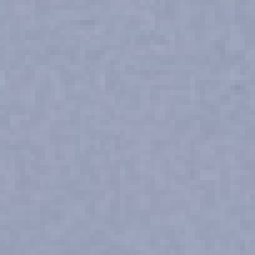
#> input picture kropacek/code/python/utils_py/generator/hist_background_tile.png, 51 x 51 px (shown 5 times larger)
$ python random_image_generator.py   (older library calls are emulated)
#> lines starting #> are read from the running program, lines starting #| are printed output that depends on the picture; after the words box and inside, x2 and y2 are one past the last pixel; in counts of white or black regions, pixels touching at a corner belong together
### kropacek/code/python/utils_py/visualization_utils.py
import cv2
import matplotlib.pyplot as plt
from matplotlib.patches import Patch
from functools import partial
from pathlib import Path

from utils_py.image_utils import segment2mask, contours_morphology, unique_indexes


# [49 lines left out: functions make_legend_elements, show_class_coloring, visualize_img_label, not called in this run]


def tech_show_image(image):
    plt.imshow(image)
    plt.show()


# [62 lines left out: functions show_image, show_legend, not called in this run]


show_image_fine = partial(
    show_image,
    size=10,
    font_size=26)


def show_colors(colors, **kwargs):
    show_image(colors.reshape(1, -1, 3), **kwargs)


# [87 lines left out: functions show_image_list, show_images_alpha, not called in this run]

### kropacek/code/python/utils_py/generator/random_image_generator.py
import cv2

import numpy as np
import skimage
import random

from skimage import morphology

from utils_py.visualization_utils import tech_show_image


def get_target_size():
    return 512, 512


def main():
    print("generator started")
    vg_bg_img, he_bg_img = get_background_images()
#> in get_background_images, bg_img is the input picture: shape (51, 51, 3); mean B, G, R 185, 161.6, 154.3
    vg_plaque_img, vg_plaque_contour, he_plaque_img, he_plaque_contour, plaque_mask, plaque_contour_mask = generate_plaque_images()
#> in generate_plaque_images, `cv2.ellipse(mask, (256, 256), (rwidth, rheight), 0, 0, 360, 255, -1)`:
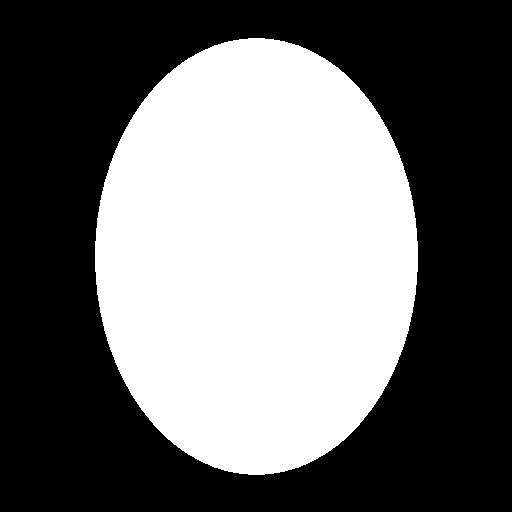
#> mask: shape (512, 512); 42.2% white; 1 white region, box (x1, y1, x2, y2) and area: (95, 38, 418, 475) 110725
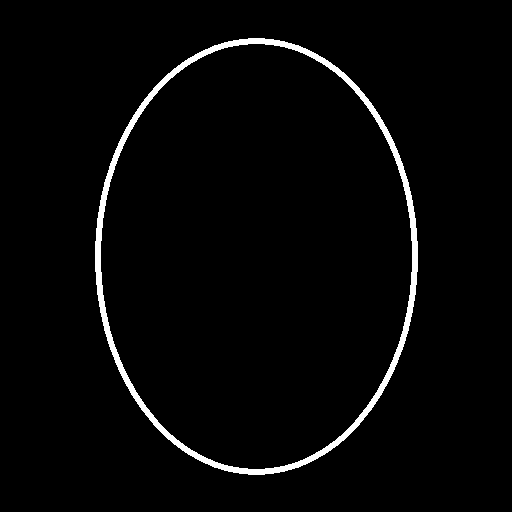
#> plaque_contour_mask: shape (512, 512); 2.6% white; 1 white region, box (x1, y1, x2, y2) and area: (95, 38, 418, 475) 6896
    vg_fibrous_lig_img, he_fibrous_lig_img, fibrous_lig_mask = generate_fibrous_lig_images(plaque_mask)
    vg_atheroma_img, he_atheroma_img, atheroma_mask = generate_atheroma_images(plaque_mask)
    vg_lumen_img, he_lumen_img, lumen_mask = generate_lumen_images(vg_bg_img, he_bg_img, plaque_mask)

    calc_img, calc_mask = generate_calcification(plaque_mask)

    vg_img, vg_mask = combine(vg_bg_img, vg_plaque_img, plaque_mask, vg_fibrous_lig_img, fibrous_lig_mask,
                              vg_atheroma_img, atheroma_mask, vg_lumen_img, lumen_mask, vg_plaque_contour,
                              plaque_contour_mask)

    he_img, he_mask = combine_vg(he_bg_img, he_plaque_img, plaque_mask, he_fibrous_lig_img, fibrous_lig_mask,
                     he_atheroma_img, atheroma_mask, he_lumen_img, lumen_mask, he_plaque_contour,
                     plaque_contour_mask, calc_img, calc_mask)

    tech_show_image(smoothen(vg_img, 3))
    tech_show_image(vg_mask)
    tech_show_image(smoothen(he_img, 3))
    tech_show_image(he_mask)
    print("generator finished")


def combine_vg(bg_img, plaque_img, plaque_mask, fibrous_lig_img, fibrous_lig_mask, atheroma_img, atheroma_mask,
                  lumen_img, lumen_mask, plaque_contour, plaque_contour_mask, calc_img, calc_mask):
    bg_img[plaque_mask == 255] = plaque_img[plaque_mask == 255]
    bg_img[fibrous_lig_mask == 255] = fibrous_lig_img[fibrous_lig_mask == 255]
    bg_img[atheroma_mask == 255] = atheroma_img[atheroma_mask == 255]
    bg_img[calc_mask == 255] = calc_img[calc_mask == 255]
    bg_img[lumen_mask == 255] = lumen_img[lumen_mask == 255]
    bg_img[plaque_contour_mask == 255] = plaque_contour[plaque_contour_mask == 255]

    fibrous_lig_mask, atheroma_mask, lumen_mask, calc_mask = \
        apply_masks_deformation(fibrous_lig_mask, atheroma_mask, lumen_mask, calc_mask)

    mask = plaque_mask.copy()
    mask[mask == 255] = 1
    mask[(fibrous_lig_mask == 255) & (plaque_mask == 255)] = 2
    mask[(atheroma_mask == 255) & (plaque_mask == 255)] = 3
    mask[(calc_mask == 255) & (plaque_mask == 255)] = 4
    mask[(lumen_mask == 255) & (plaque_mask == 255)] = 5
    mask[plaque_contour_mask == 255] = 1

    return bg_img, mask


def combine(bg_img, plaque_img, plaque_mask, fibrous_lig_img, fibrous_lig_mask, atheroma_img, atheroma_mask,
                  lumen_img, lumen_mask, plaque_contour, plaque_contour_mask):
    bg_img[plaque_mask == 255] = plaque_img[plaque_mask == 255]
    bg_img[fibrous_lig_mask == 255] = fibrous_lig_img[fibrous_lig_mask == 255]
    bg_img[atheroma_mask == 255] = atheroma_img[atheroma_mask == 255]
    bg_img[lumen_mask == 255] = lumen_img[lumen_mask == 255]
    bg_img[plaque_contour_mask == 255] = plaque_contour[plaque_contour_mask == 255]

    fibrous_lig_mask, atheroma_mask, lumen_mask, none = \
        apply_masks_deformation(fibrous_lig_mask, atheroma_mask, lumen_mask, None)

    mask = plaque_mask.copy()
    mask[mask == 255] = 1
    mask[(fibrous_lig_mask == 255) & (plaque_mask == 255)] = 2
    mask[(atheroma_mask == 255) & (plaque_mask == 255)] = 3
    mask[(lumen_mask == 255) & (plaque_mask == 255)] = 5
    mask[plaque_contour_mask == 255] = 1

    return bg_img, mask


def apply_masks_deformation(fibrous_lig_mask, atheroma_mask, lumen_mask, calc_mask):
    fibrous_lig_mask = mask_deformation(fibrous_lig_mask, random_from_range(0, 2))
    atheroma_mask = mask_deformation(atheroma_mask, random_from_range(0, 2))
    lumen_mask = mask_deformation(lumen_mask, random_from_range(0, 2))
    if calc_mask is not None:
        calc_mask = mask_deformation(calc_mask, random_from_range(0, 2))

    return fibrous_lig_mask, atheroma_mask, lumen_mask, calc_mask


def mask_deformation(mask, state):
    kernel = random_from_range(2, 8)
    if state == 1:
        mask = morphology.erosion(mask, morphology.disk(kernel, dtype='uint8'))
    elif state == 2:
        mask = morphology.dilation(mask, morphology.disk(kernel, dtype='uint8'))
    return mask

def generate_calcification(plaque_mask):
    num = random_from_range(0, 3)
    result = np.zeros((*get_target_size(), 3), dtype=np.uint8)
    result_mask = np.zeros(get_target_size(), dtype=np.uint8)
    vg_calc_color = get_he_color_base() - 5
    for i in range(0, num):
        mask = get_shape_within(plaque_mask, (20, 60), (20, 60), (0, 90))
        vg_result = get_noise_texture(mask, vg_calc_color, 0.04)
        where = (mask == 255) & (plaque_mask == 255)
        result[where] = vg_result[where]
        result_mask[where] = mask[where]

    return result, result_mask


def generate_lumen_images(vg_bg_img, he_bg_img, plaque_mask):
    mask = get_shape_within(plaque_mask, (15, 120), (15, 120), (-30, 30))

    vg_result = np.zeros((*get_target_size(), 3), dtype=np.uint8)
    he_result = np.zeros((*get_target_size(), 3), dtype=np.uint8)
    vg_result[mask == 255] = vg_bg_img[mask == 255]
    he_result[mask == 255] = he_bg_img[mask == 255]

    where = (mask == 255) & (plaque_mask == 255)
    mask[~where] = 0
    vg_result[~where] = 0
    he_result[~where] = 0
    return vg_result, he_result, mask


def generate_fibrous_lig_images(plaque_mask):
    mask = get_shape_within(plaque_mask, (160, 180), (210, 230), (-10, 10))
#> in get_shape_within, `minx, maxx = np.min(maxx), np.max(maxx)`: minx = 95; maxx = 417
#> in get_shape_within, `miny, maxy = np.min(maxy), np.max(maxy)`: miny = 38; maxy = 474
#> in get_shape_within, `rpositionx = random_from_range(minx + rwidth, maxx - rwidth)`: rpositionx = 270
#> in get_shape_within, `rpositiony = random_from_range(miny + rheight, maxy - rheight)`: rpositiony = 260
#> in get_shape_within, `cv2.ellipse(mask, (rpositionx, rpositiony), (rwidth, rheight), random_..`: mask: shape (512, 512); 46.7% white; 1 white region, box (x1, y1, x2, y2) and area: (95, 38, 446, 483) 122510

    vg_fibrous_color = get_vg_color_base() + 5
    he_fibrous_color = get_he_color_base() + 5

    vg_result = get_noise_texture(mask, vg_fibrous_color, 0.007)
    he_result = get_noise_texture(mask, he_fibrous_color, 0.005)

    where = (mask == 255) & (plaque_mask == 255)
    mask[~where] = 0
    vg_result[~where] = 0
    he_result[~where] = 0
    return vg_result, he_result, mask


def generate_atheroma_images(plaque_mask):
    mask = get_shape_within(plaque_mask, (130, 160), (180, 210), (-30, 30))

    vg_atheroma_color = get_vg_color_base() + 2
    he_atheroma_color = get_he_color_base() + 2

    vg_result = get_noise_texture(mask, vg_atheroma_color, 0.03)
    he_result = get_noise_texture(mask, he_atheroma_color, 0.025)

    where = (mask == 255) & (plaque_mask == 255)
    mask[~where] = 0
    vg_result[~where] = 0
    he_result[~where] = 0
    return vg_result, he_result, mask


def generate_plaque_images():
    mask = np.zeros(get_target_size(), dtype=np.uint8)
    rwidth = random_from_range(160, 190)
    rheight = random_from_range(210, 240)
    cv2.ellipse(mask, (256, 256), (rwidth, rheight), 0, 0, 360, 255, -1)

    vg_plaque_color = get_vg_color_base()
    he_plaque_color = get_he_color_base()

    vg_result = get_noise_texture(mask, vg_plaque_color, 0.1)
    he_result = get_noise_texture(mask, he_plaque_color, 0.08)

    contour_kernel_size = random_from_range(2, 6)
    mask_erosion = morphology.erosion(mask, morphology.disk(contour_kernel_size, dtype='uint8'))

    contour_mask = mask - mask_erosion
    vg_result_contour = np.zeros((*get_target_size(), 3), dtype=np.uint8)
    he_result_contour = np.zeros((*get_target_size(), 3), dtype=np.uint8)
    vg_result_contour[contour_mask == 255] = vg_result[contour_mask == 255]
    he_result_contour[contour_mask == 255] = he_result[contour_mask == 255]

    return vg_result, vg_result_contour, he_result, he_result_contour, mask, contour_mask


def get_noise_texture(mask, color, var):
    texture = np.zeros((*get_target_size(), 3), dtype=np.float)
    texture[:, :, 0] = color[0]
    texture[:, :, 1] = color[1]
    texture[:, :, 2] = color[2]
    texture /= 255

    noisy = skimage.util.random_noise(texture, mode='gaussian', var=var)
    texture = (noisy * 255).astype(np.uint8)
    result = np.zeros((*get_target_size(), 3), dtype=np.uint8)
    result[mask == 255] = texture[mask == 255]
    return result


def get_shape_within(another_shape, width, height, rotation):
    maxy, maxx = np.nonzero(another_shape)
    minx, maxx = np.min(maxx), np.max(maxx)
    miny, maxy = np.min(maxy), np.max(maxy)

    rwidth = random_from_range(*width)
    rheight = random_from_range(*height)
    rpositionx = random_from_range(minx + rwidth, maxx - rwidth)
    rpositiony = random_from_range(miny + rheight, maxy - rheight)

    mask = np.zeros(get_target_size(), dtype=np.uint8)
    random_angle_rotation = random_from_range(*rotation)
    cv2.ellipse(mask, (rpositionx, rpositiony), (rwidth, rheight), random_angle_rotation, 0, 360, 255, -1)
    return mask


def random_from_range(min_range, max_range):
    if min_range == max_range or min_range > max_range:
        return min_range
    return random.randint(min_range, max_range)


def get_background_images():
    bg_img = cv2.imread('hist_background_tile.png')
    bg_img = cv2.resize(bg_img, dsize=get_target_size(), interpolation=cv2.INTER_NEAREST)
    bg_img = smoothen(bg_img, 10)
    vg_bg_img = bg_img + random_from_range(0, 20)
    he_bg_img = bg_img + random_from_range(0, 20)
    return vg_bg_img, he_bg_img


def get_vg_color_base():
    return np.array([218, 112, 214])


def get_he_color_base():
    return np.array([221, 160, 221])


def smoothen(img, dim):
    kernel = np.ones((dim, dim), np.float32) / dim**2
    return cv2.filter2D(img, -1, kernel)


if __name__ == "__main__":
    main()
#> in generate_fibrous_lig_images, `where = (mask == 255) & (plaque_mask == 255)`: where: shape (512, 512) bool; 42% white; 1 white region, box (x1, y1, x2, y2) and area: (95, 38, 418, 475) 110075
#> in generate_fibrous_lig_images, `vg_result[~where] = 0`: vg_result: shape (512, 512, 3); mean of channels 0, 1, 2 93.2, 48.9, 91.6
#> in generate_fibrous_lig_images, `he_result[~where] = 0`:
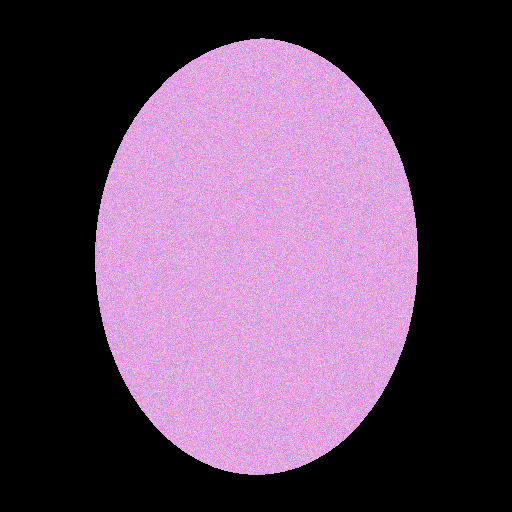
#> he_result: shape (512, 512, 3); mean of channels 0, 1, 2 94.6, 69.1, 94.5; drawn as B, G, R
#> in get_shape_within (call 2), `cv2.ellipse(mask, (rpositionx, rpositiony), (rwidth, rheight), random_..`: mask: shape (512, 512); 37.5% white; 1 white region, box (x1, y1, x2, y2) and area: (88, 82, 425, 459) 98432
#> in generate_atheroma_images, `where = (mask == 255) & (plaque_mask == 255)`: where: shape (512, 512) bool; 36.2% white; 1 white region, box (x1, y1, x2, y2) and area: (95, 82, 418, 459) 94983
#> in generate_atheroma_images, `vg_result[~where] = 0`:
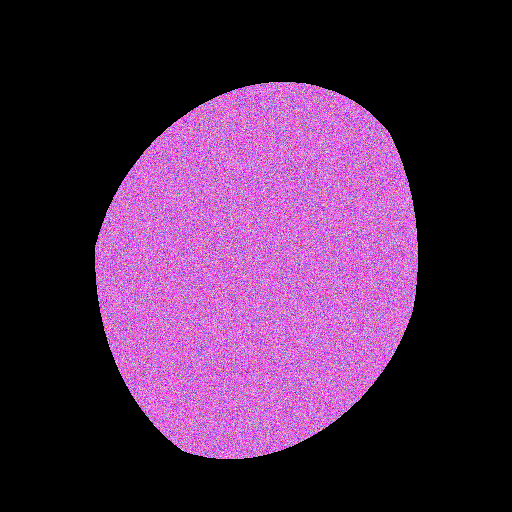
#> vg_result: shape (512, 512, 3); mean of channels 0, 1, 2 77.6, 41.1, 76.4; drawn as B, G, R
#> in generate_atheroma_images, `he_result[~where] = 0`:
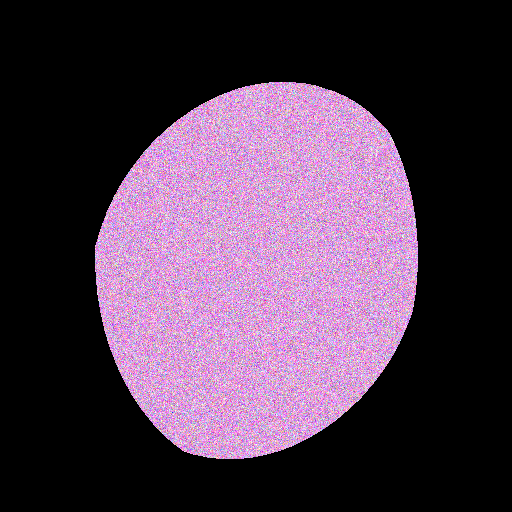
#> he_result: shape (512, 512, 3); mean of channels 0, 1, 2 78.9, 58.5, 78.9; drawn as B, G, R
#> in get_shape_within (call 3), `cv2.ellipse(mask, (rpositionx, rpositiony), (rwidth, rheight), random_..`: mask: shape (512, 512); 4% white; 1 white region, box (x1, y1, x2, y2) and area: (123, 186, 222, 337) 10609
#> after the loop in generate_calcification, `for i in range(0, num):`: result: shape (512, 512, 3); every value is 0
#> after the loop in generate_calcification, `for i in range(0, num):`: result_mask: shape (512, 512); every value is 0
#> in mask_deformation, `mask = morphology.dilation(mask, morphology.disk(kernel, dtype='uint8'))`: mask: shape (512, 512); 45.6% white; 1 white region, box (x1, y1, x2, y2) and area: (87, 30, 426, 483) 119564
#> in mask_deformation (call 2), `mask = morphology.erosion(mask, morphology.disk(kernel, dtype='uint8'))`: mask: shape (512, 512); 33.8% white; 1 white region, box (x1, y1, x2, y2) and area: (101, 88, 412, 453) 88656
#> in mask_deformation (call 3), `mask = morphology.dilation(mask, morphology.disk(kernel, dtype='uint8'))`: mask: shape (512, 512); 5.3% white; 1 white region, box (x1, y1, x2, y2) and area: (115, 178, 230, 345) 13843
#> in combine, `mask[(lumen_mask == 255) & (plaque_mask == 255)] = 5`: mask: shape (512, 512); min 0, max 5, mean 1.29
#> in combine, `mask[plaque_contour_mask == 255] = 1`:
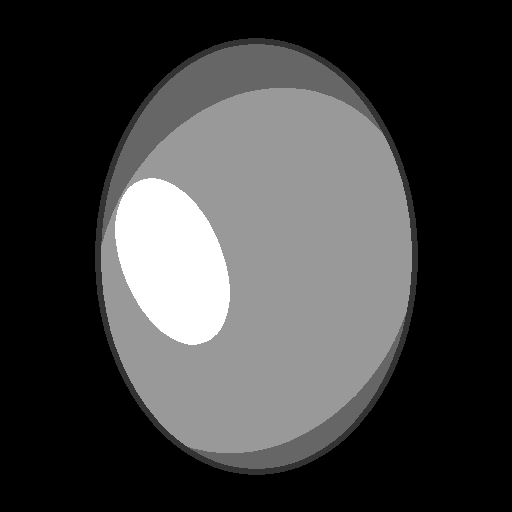
#> mask: shape (512, 512); min 0, max 5, mean 1.26; drawn with min black and max white
#> in combine_vg, `bg_img[lumen_mask == 255] = lumen_img[lumen_mask == 255]`:
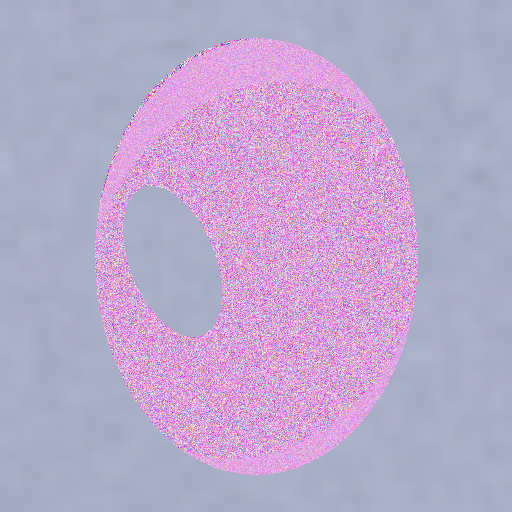
#> bg_img: shape (512, 512, 3); mean B, G, R 205.9, 169.8, 186.9
    exit(0)
#> (the program exits here)
